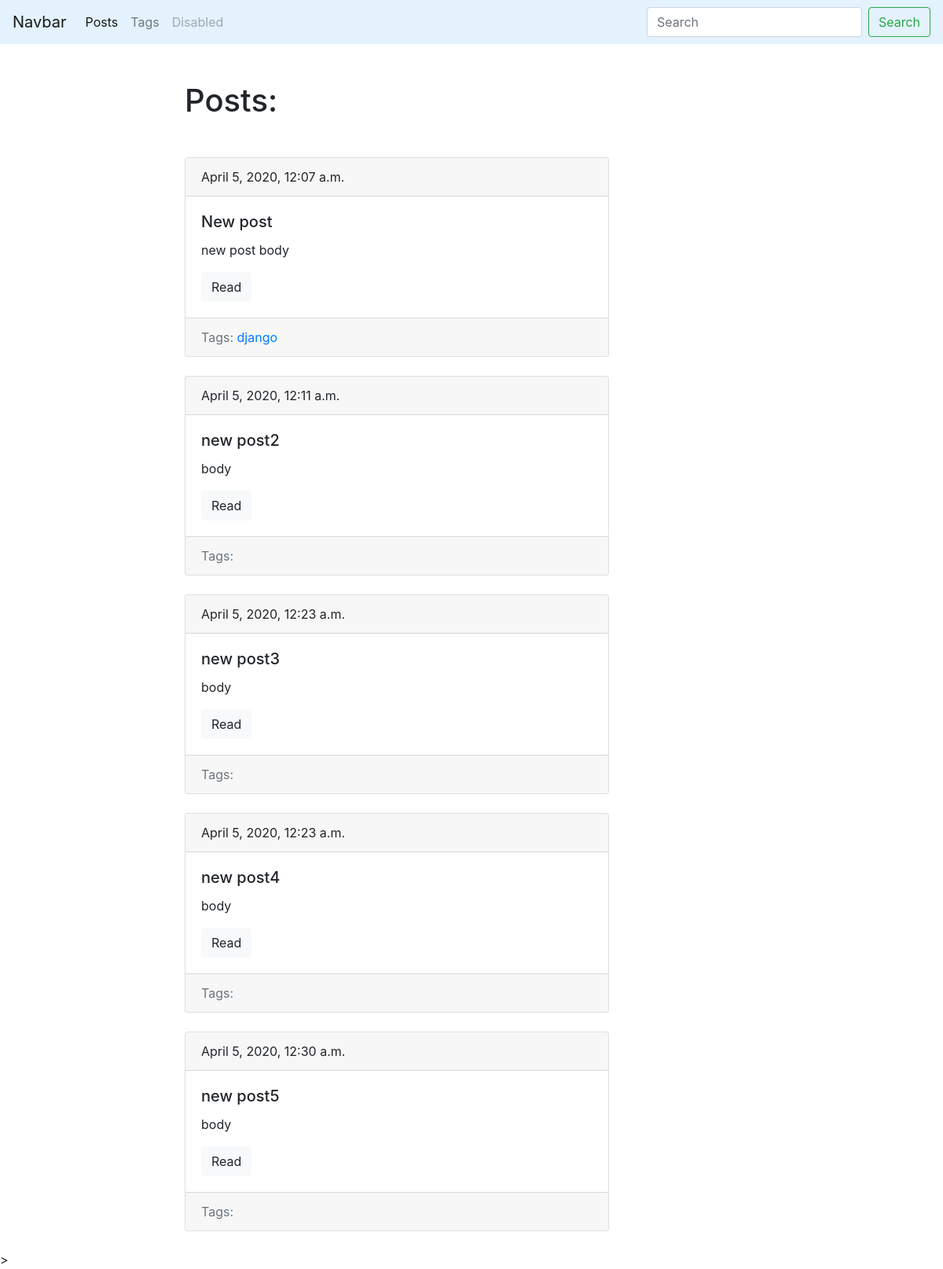
Page /Arizona/ on the committed database.
### Arizona/models.py (models this page shows, shortened)
class Post(models.Model):
	title = models.CharField(max_length=150, db_index=True)
	slug = models.SlugField(max_length=150, unique=True)
	body = models.TextField(blank=True, db_index=True)
	tags = models.ManyToManyField('Tag', blank=True, related_name='posts')####This
	date_pub = models.DateTimeField(auto_now_add=True)
	def get_absolute_url(self):
		return reverse('post_detail_url', kwargs={'slug':self.slug})

class Tag(models.Model):
	title = models.CharField(max_length=50)
	slug = models.SlugField(max_length=50, unique=True)
	def get_absolute_url(self):
		return reverse('tag_detail_url', kwargs={'slug':self.slug})

### Arizona/views.py (the view)
# urls.py: path('' ,posts_list, name='posts_list_url'),
def posts_list(request):
	posts = Post.objects.all()
	return render(request,'Arizona/index.html',context={'posts':posts})

### Arizona/templates/Arizona/index.html (shortened to what this page needs)
{%extends 'Arizona/base_Arizona.html'%}
{%block content%}
<h1 class="mb-5">Posts:</h1>
{% for post in posts%}
{% include 'Arizona/includes/post_card_template.html' %}
{%endfor%}
{%endblock%}

### Arizona/templates/Arizona/includes/post_card_template.html
	<div class="card mb-4">
  <div class="card-header">
    {{post.date_pub}}
  </div>
  <div class="card-body">
    <h5 class="card-title">{{post.title}}</h5>
    <p class="card-text">{{post.body|truncatewords:15}}</p>
    <a href="{{post.get_absolute_url}}" class="btn btn-light">Read</a>
  </div>
  <div class="card-footer text-muted">
    Tags:
    {% for tag in post.tags.all%}
    <a href="{{ tag.get_absolute_url}}">{{ tag.title }}</a>
    {% endfor %}
  </div>
</div>

### rows in the picture
Post: date_pub "April 5, 2020, 12:07 a.m.", title "New post", body "new post body"
Tag: title "django"
Post: date_pub "April 5, 2020, 12:11 a.m.", title "new post2", body "body"
Post: date_pub "April 5, 2020, 12:23 a.m.", title "new post3", body "body"
Post: date_pub "April 5, 2020, 12:23 a.m.", title "new post4", body "body"
Post: date_pub "April 5, 2020, 12:30 a.m.", title "new post5", body "body"
